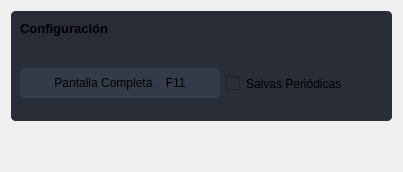
                  <widget class="QWidget" name="page_widgets">
                   <layout class="QVBoxLayout" name="verticalLayout_7">
                    <item>
                     <widget class="QFrame" name="frame">
                      <property name="styleSheet">
                       <string notr="true">border-radius: 5px;</string>
                      </property>
                      <property name="frameShape">
                       <enum>QFrame::StyledPanel</enum>
                      </property>
                      <property name="frameShadow">
                       <enum>QFrame::Raised</enum>
                      </property>
                      <layout class="QVBoxLayout" name="verticalLayout_11">
                       <property name="leftMargin">
                        <number>0</number>
                       </property>
                       <property name="topMargin">
                        <number>0</number>
                       </property>
                       <property name="rightMargin">
                        <number>0</number>
                       </property>
                       <property name="bottomMargin">
                        <number>0</number>
                       </property>
                       <item>
                        <widget class="QFrame" name="frame_div_content_1">
                         <property name="minimumSize">
                          <size>
                           <width>0</width>
                           <height>110</height>
                          </size>
                         </property>
                         <property name="maximumSize">
                          <size>
                           <width>16777215</width>
                           <height>110</height>
                          </size>
                         </property>
                         <property name="styleSheet">
                          <string notr="true">background-color: rgb(41, 45, 56);
border-radius: 5px;
</string>
                         </property>
                         <property name="frameShape">
                          <enum>QFrame::NoFrame</enum>
                         </property>
                         <property name="frameShadow">
                          <enum>QFrame::Raised</enum>
                         </property>
                         <layout class="QVBoxLayout" name="verticalLayout_8">
                          <property name="spacing">
                           <number>0</number>
                          </property>
                          <property name="leftMargin">
                           <number>0</number>
                          </property>
                          <property name="topMargin">
                           <number>0</number>
                          </property>
                          <property name="rightMargin">
                           <number>0</number>
                          </property>
                          <property name="bottomMargin">
                           <number>0</number>
                          </property>
                          <item>
                           <widget class="QFrame" name="frame_title_wid_1">
                            <property name="maximumSize">
                             <size>
                              <width>16777215</width>
                              <height>35</height>
                             </size>
                            </property>
                            <property name="styleSheet">
                             <string notr="true">background-color: rgb(39, 44, 54);</string>
                            </property>
                            <property name="frameShape">
                             <enum>QFrame::StyledPanel</enum>
                            </property>
                            <property name="frameShadow">
                             <enum>QFrame::Raised</enum>
                            </property>
                            <layout class="QVBoxLayout" name="verticalLayout_14">
                             <property name="spacing">
                              <number>0</number>
                             </property>
                             <property name="topMargin">
                              <number>0</number>
                             </property>
                             <property name="bottomMargin">
                              <number>0</number>
                             </property>
                             <item>
                              <widget class="QLabel" name="labelBoxHeaderSettings">
                               <property name="minimumSize">
                                <size>
                                 <width>0</width>
                                 <height>20</height>
                                </size>
                               </property>
                               <property name="maximumSize">
                                <size>
                                 <width>16777215</width>
                                 <height>25</height>
                                </size>
                               </property>
                               <property name="font">
                                <font>
                                 <family>Segoe UI</family>
                                 <pointsize>10</pointsize>
                                 <weight>75</weight>
                                 <bold>true</bold>
                                </font>
                               </property>
                               <property name="styleSheet">
                                <string notr="true"/>
                               </property>
                               <property name="text">
                                <string>Configuración</string>
                               </property>
                               <property name="wordWrap">
                                <bool>true</bool>
                               </property>
                              </widget>
                             </item>
                            </layout>
                           </widget>
                          </item>
                          <item>
                           <widget class="QFrame" name="frame_content_wid_1">
                            <property name="frameShape">
                             <enum>QFrame::NoFrame</enum>
                            </property>
                            <property name="frameShadow">
                             <enum>QFrame::Raised</enum>
                            </property>
                            <layout class="QHBoxLayout" name="horizontalLayout_9">
                             <item>
                              <widget class="QPushButton" name="btn_settings_fullscreen">
                               <property name="minimumSize">
                                <size>
                                 <width>200</width>
                                 <height>30</height>
                                </size>
                               </property>
                               <property name="font">
                                <font>
                                 <family>Segoe UI</family>
                                 <pointsize>9</pointsize>
                                </font>
                               </property>
                               <property name="styleSheet">
                                <string notr="true">QPushButton {
	border: 2px solid rgb(52, 59, 72);
	border-radius: 5px;	
	background-color: rgb(52, 59, 72);
}
QPushButton:hover {
	background-color: rgb(57, 65, 80);
	border: 2px solid rgb(61, 70, 86);
}
QPushButton:pressed {	
	background-color: rgb(35, 40, 49);
	border: 2px solid rgb(43, 50, 61);
}</string>
                               </property>
                               <property name="text">
                                <string>Pantalla Completa    F11</string>
                               </property>
                              </widget>
                             </item>
                             <item>
                              <widget class="QCheckBox" name="backupCheckBox">
                               <property name="autoFillBackground">
                                <bool>false</bool>
                               </property>
                               <property name="styleSheet">
                                <string notr="true"/>
                               </property>
                               <property name="text">
                                <string>Salvas Periódicas</string>
                               </property>
                              </widget>
                             </item>
                             <item>
                              <spacer name="horizontalSpacer_5">
                               <property name="orientation">
                                <enum>Qt::Horizontal</enum>
                               </property>
                               <property name="sizeHint" stdset="0">
                                <size>
                                 <width>40</width>
                                 <height>20</height>
                                </size>
                               </property>
                              </spacer>
                             </item>
                            </layout>
                           </widget>
                          </item>
                         </layout>
                        </widget>
                       </item>
                      </layout>
                     </widget>
                    </item>
                    <item>
                     <spacer name="verticalSpacer_3">
                      <property name="orientation">
                       <enum>Qt::Vertical</enum>
                      </property>
                      <property name="sizeHint" stdset="0">
                       <size>
                        <width>20</width>
                        <height>40</height>
                       </size>
                      </property>
                     </spacer>
                    </item>
                   </layout>
                  </widget>
